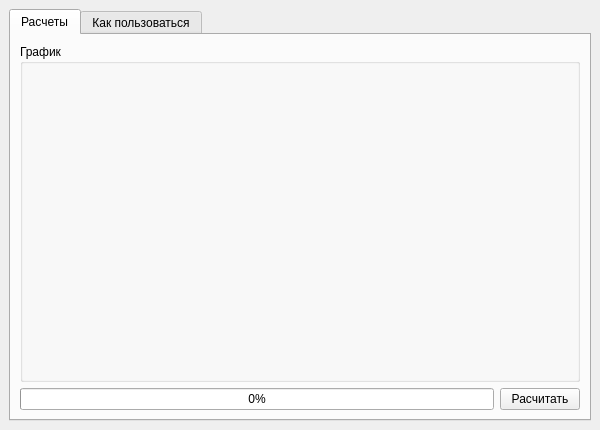
<?xml version="1.0" encoding="UTF-8"?>
<ui version="4.0">
 <class>MainWindow</class>
 <widget class="QMainWindow" name="MainWindow">
  <property name="geometry">
   <rect>
    <x>0</x>
    <y>0</y>
    <width>600</width>
    <height>430</height>
   </rect>
  </property>
  <property name="minimumSize">
   <size>
    <width>600</width>
    <height>430</height>
   </size>
  </property>
  <property name="windowTitle">
   <string>MainWindow</string>
  </property>
  <widget class="QWidget" name="centralwidget">
   <layout class="QVBoxLayout" name="verticalLayout">
    <item>
     <widget class="QTabWidget" name="tabWidget">
      <property name="currentIndex">
       <number>0</number>
      </property>
      <widget class="QWidget" name="tab_1">
       <attribute name="title">
        <string>Расчеты</string>
       </attribute>
       <layout class="QVBoxLayout" name="verticalLayout_3">
        <item>
         <widget class="QGroupBox" name="group_box_T1">
          <property name="sizePolicy">
           <sizepolicy hsizetype="Expanding" vsizetype="Expanding">
            <horstretch>0</horstretch>
            <verstretch>0</verstretch>
           </sizepolicy>
          </property>
          <property name="contextMenuPolicy">
           <enum>Qt::ContextMenuPolicy::DefaultContextMenu</enum>
          </property>
          <property name="title">
           <string>График</string>
          </property>
          <property name="flat">
           <bool>false</bool>
          </property>
          <property name="checkable">
           <bool>false</bool>
          </property>
          <property name="checked">
           <bool>false</bool>
          </property>
         </widget>
        </item>
        <item>
         <layout class="QHBoxLayout" name="horizontalLayout">
          <item>
           <widget class="QProgressBar" name="progress_bar_T1">
            <property name="value">
             <number>0</number>
            </property>
           </widget>
          </item>
          <item>
           <widget class="QPushButton" name="btn_calc_T1">
            <property name="text">
             <string>Расчитать</string>
            </property>
           </widget>
          </item>
         </layout>
        </item>
       </layout>
      </widget>
      <widget class="QWidget" name="tab_2">
       <attribute name="title">
        <string>Как пользоваться</string>
       </attribute>
       <layout class="QVBoxLayout" name="verticalLayout_2">
        <item>
         <widget class="QTextBrowser" name="text_browser_T2">
          <property name="html">
           <string>&lt;!DOCTYPE HTML PUBLIC &quot;-//W3C//DTD HTML 4.0//EN&quot; &quot;http://www.w3.org/TR/REC-html40/strict.dtd&quot;&gt;
&lt;html&gt;&lt;head&gt;&lt;meta name=&quot;qrichtext&quot; content=&quot;1&quot; /&gt;&lt;meta charset=&quot;utf-8&quot; /&gt;&lt;style type=&quot;text/css&quot;&gt;
p, li { white-space: pre-wrap; }
hr { height: 1px; border-width: 0; }
li.unchecked::marker { content: &quot;\2610&quot;; }
li.checked::marker { content: &quot;\2612&quot;; }
&lt;/style&gt;&lt;/head&gt;&lt;body style=&quot; font-family:'Segoe UI'; font-size:9pt; font-weight:400; font-style:normal;&quot;&gt;
&lt;p style=&quot; margin-top:0px; margin-bottom:0px; margin-left:0px; margin-right:0px; -qt-block-indent:0; text-indent:0px;&quot;&gt;Скоро тут обязательно что-то появиться&lt;/p&gt;&lt;/body&gt;&lt;/html&gt;</string>
          </property>
         </widget>
        </item>
       </layout>
      </widget>
     </widget>
    </item>
   </layout>
  </widget>
 </widget>
 <resources/>
 <connections/>
</ui>
